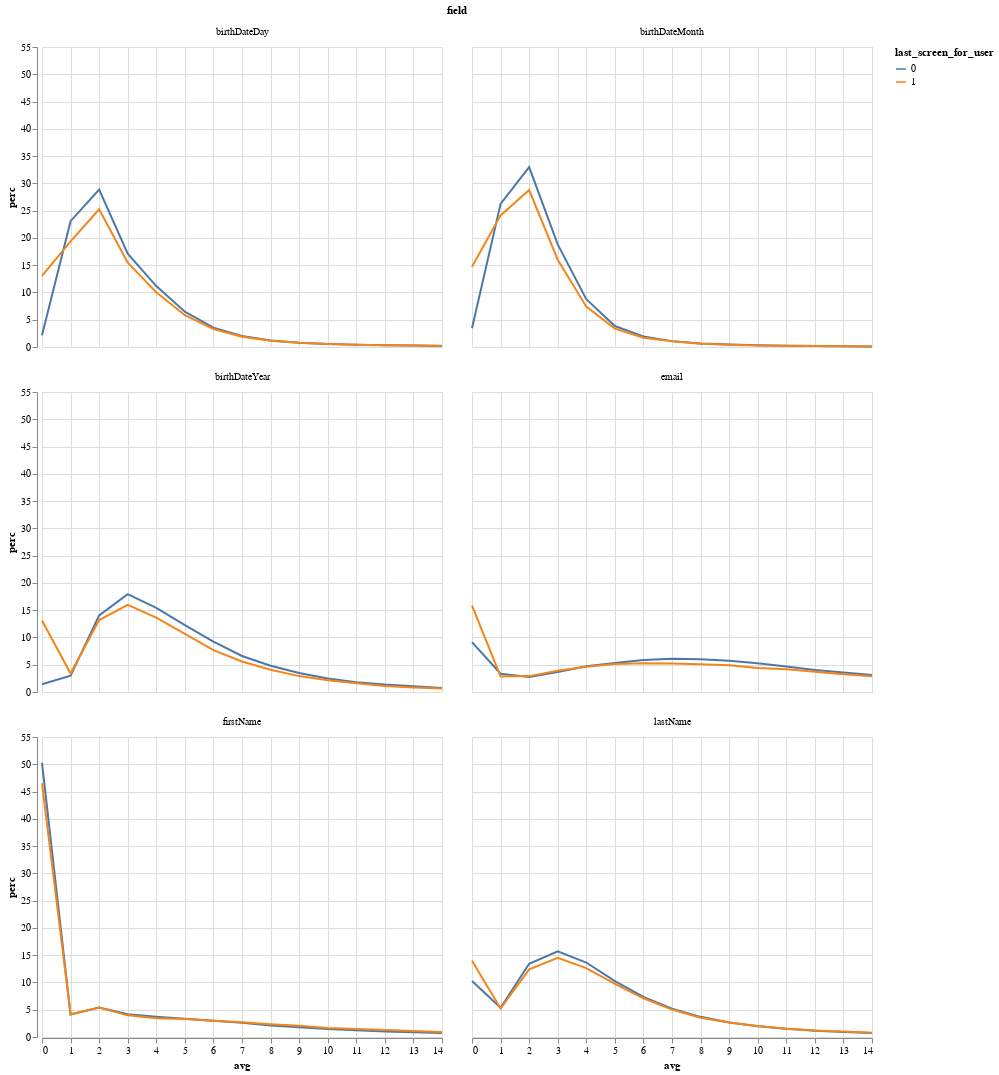

Notebook code for this chart:
### Code cell
# sns.catplot(x='avg',y='perc', col='field', hue='last_screen_for_user', kind='bar', data=d)

alt.Chart(d.loc[(d["avg"] < 15) & (d["field"] != "middleName"), :]).mark_line().encode(
    x="avg:Q",
    y="perc:Q",
    color="last_screen_for_user:N",
).facet(facet="field:N", columns=2)

### Figure 1 — Vega-Lite specification as saved in the notebook (floating-point values rounded to 4 significant figures; data arrays with more than 128 entries replaced by an {"elided": "..."} marker saying what was removed)
{"config": {"view": {"continuousWidth": 400, "continuousHeight": 300}}, "data": {"name": "data-c4305335f0bd1c5476b3713829efe5ee"}, "facet": {"type": "nominal", "field": "field"}, "spec": {"mark": "line", "encoding": {"color": {"type": "nominal", "field": "last_screen_for_user"}, "x": {"type": "quantitative", "field": "avg"}, "y": {"type": "quantitative", "field": "perc"}}}, "columns": 2, "$schema": "https://vega.github.io/schema/vega-lite/v4.0.2.json", "datasets": {"data-c4305335f0bd1c5476b3713829efe5ee": {"elided": "180 records"}}}
